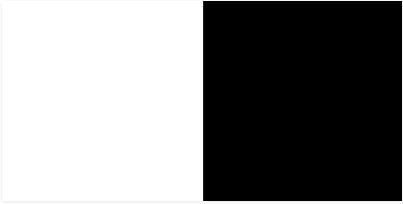
#> input picture Image Processing/images/ImageLab/input1.JPG, 403 x 204 px, found by its file name
$ python not.py
#> lines starting #> are read from the running program, lines starting #| are printed output that depends on the picture

import cv2
import numpy as np
image1 = cv2.imread('input1.jpg')
#> image1 is the input picture: shape (204, 403, 3); min 0, max 255, mean 131.4
image2 = cv2.imread('input2.jpg')
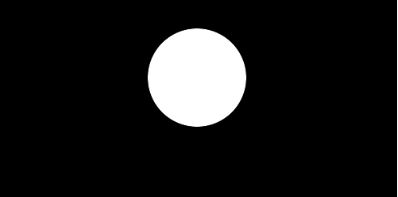
#> input picture Image Processing/images/ImageLab/input2.JPG, 398 x 197 px, found by its file name
#> image2 is the input picture: shape (197, 398, 3); min 0, max 255, mean 25.3


dest_not1 = cv2.bitwise_not(image1, mask = None)
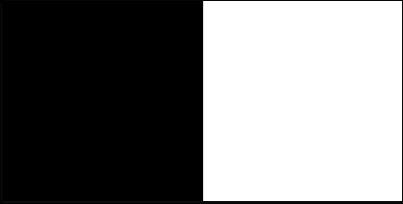
#> dest_not1: shape (204, 403, 3); min 0, max 255, mean 123.6
dest_not2 = cv2.bitwise_not(image2, mask = None)
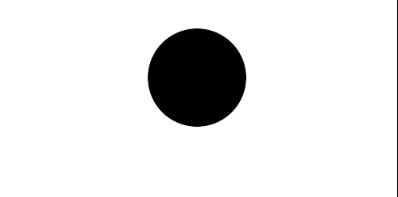
#> dest_not2: shape (197, 398, 3); min 0, max 255, mean 229.7

cv2.imshow('Bitwise NOT on image 1', dest_not1)
cv2.imshow('Bitwise NOT on image 2', dest_not2)
cv2.waitKey(0)
cv2.destroyAllWindows()
